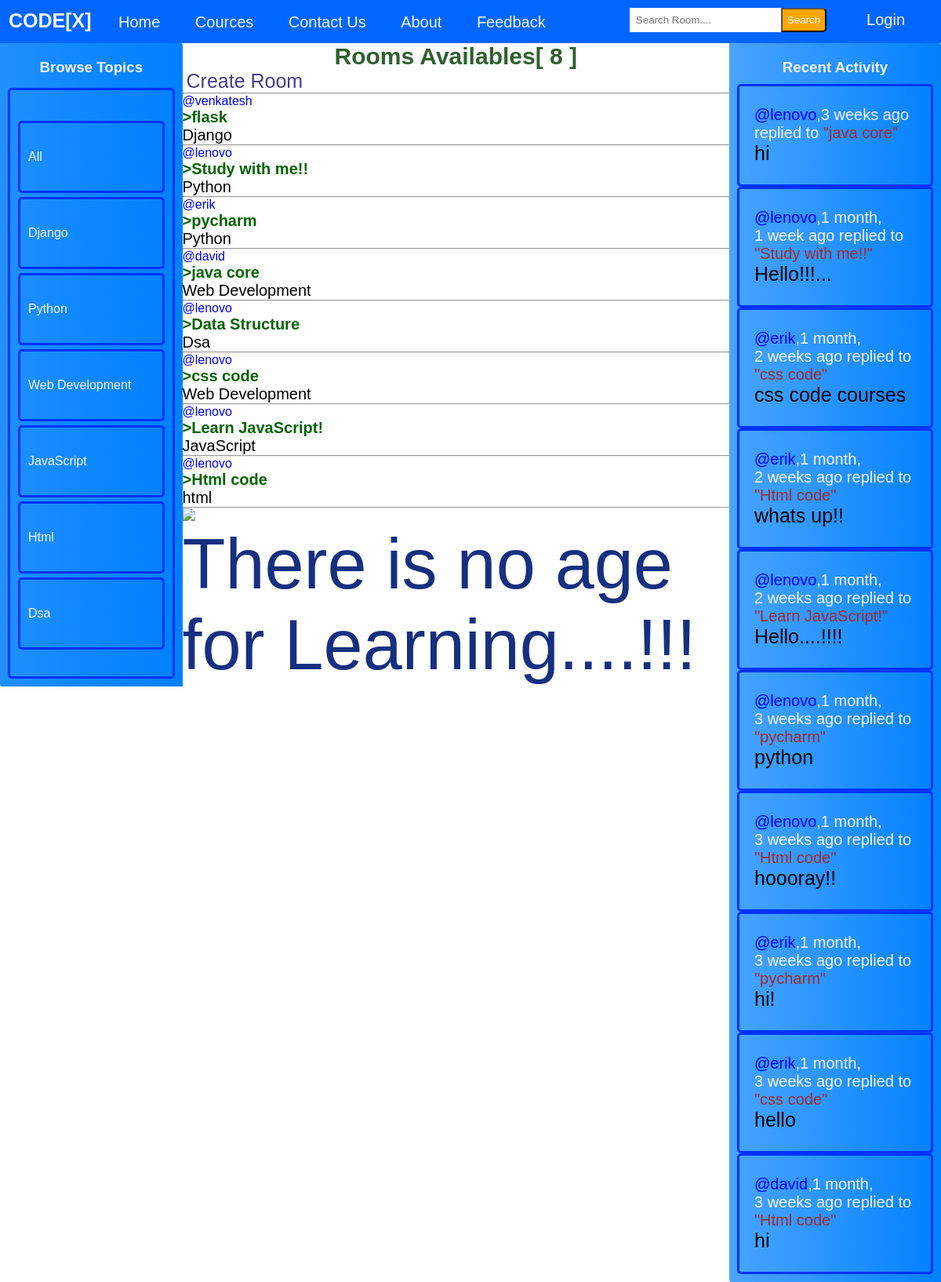
The page / on the database its author committed.
### base/models.py (models this page shows, shortened)
class Topic(models.Model):
    name = models.CharField(max_length=200)

class Room(models.Model):
    host =  models.ForeignKey(User, on_delete=models.SET_NULL,null=True)
    topic = models.ForeignKey(Topic, on_delete=models.SET_NULL,null=True)
    name =  models.CharField(max_length= 200)
    description = models.TextField(null= True, blank= True)
    participants= models.ManyToManyField(User, related_name='participants', blank=True)
    updated= models.DateTimeField(auto_now= True)
    created= models.DateTimeField(auto_now_add=True)
    class Meta:
        ordering = ['-updated','-created']
    def __str__(self):
        return self.name

class Message(models.Model):
    user= models.ForeignKey(User, on_delete=models.CASCADE)
    room = models.ForeignKey(Room, on_delete=models.CASCADE)
    body = models.TextField()
    updated= models.DateTimeField(auto_now= True)
    created = models.DateTimeField(auto_now_add=True)
    class Meta:
        ordering = ['-updated','-created']
    def __str__(self):
        return self.body[0:50]

### base/views.py (the view)
# urls.py: path('',views.home, name="home"),
def home(request):
    q = request.GET.get('q') if request.GET.get('q') != None else ''
    rooms = Room.objects.filter(
        Q(topic__name__icontains=q) |
        Q(name__icontains=q) |
        Q(description__icontains=q))
    room_count= rooms.count()
    topics = Topic.objects.all()
    room_message = Message.objects.filter(Q(room__topic__name__icontains=q))
    context = {'rooms': rooms ,'topics': topics,'room_count': room_count,'room_message': room_message}
    return render(request, 'base/home.html',context )

### base/templates/base/home.html (shortened to what this page needs)
{% extends 'main.html' %}
{% block content %}
<div class="home-container">
    <div>
       {% include 'base/topics_component.html' %}
    </div>
    <div class="centre">
        <h5 class="r_m">Rooms Availables[ {{room_count}} ]</h5>
        <a class="c_e" href = "{% url 'create-room' %}">Create Room</a>
        <hr>
        {% include 'base/feed_component.html' %}
        <img class="ph_3" src="static/images/photo3.jpg"/> <br>
        <figcaption class="captions">
            There is no age for Learning....!!!
        </figcaption>
    </div>
    <div>
        {% include 'base/activity_component.html' %}
    </div>
</div>
{% endblock content  %}

### base/templates/base/topics_component.html (shortened to what this page needs)
<div class="topic-container">
    <h3 class="t_o_p"> Browse Topics </h3>
    <div class="topic-name">
        <div>
            <a href="{%  url 'home' %}" class="topic-name" >All</a>
        </div>
        {% for topic in topics %}
        <div>
            <a href="{% url 'home' %}?q={{topic.name}}" class="topic-name">{{topic.name}}</a>
        </div>
        {% endfor %}
    </div>
</div>

### base/templates/base/feed_component.html (shortened to what this page needs)
<div>
    {% for room in rooms %}
    <div>
        <a href="{% url 'user-profile' room.host.id %}">@{{room.host.username}}</a>
        <h5><a style="color: darkgreen; font-size: 20px;" href= "{% url 'room' room.id %}">>{{room.name}}</a></h5>
        <small style="font-size: 20px;">{{room.topic.name}} </small>
        <hr>
    </div>
    {% endfor %}
</div>

### base/templates/base/activity_component.html (shortened to what this page needs)
<div class="recent-container">
    <h3 class="r_e_n"> Recent Activity </h3>
    {% for message in room_message %}
    <div class="message-container">
        <small class="m_e_s"><a class="m_u" href="{% url 'user-profile' message.user.id %}">@{{ message.user }}</a>,{{message.created|timesince}} ago replied to </small>
        <small class="m_r">"{{message.room}}"</small>
        <p class="m_">{{message}}</p>
    </div>
    {% endfor %}
</div>

### templates/main.html (style rules this page uses)
* { padding: 0; margin: 0; text-decoration: none; list-style-type: none; box-sizing: border-box; font-family: 'Nunito', sans-serif }
body { background-color:white; }

### base/templates/base/home.html (style rules this page uses)
.home-container { display: grid; grid-template-columns:1fr 3fr 1fr; padding: 0; }
.ph_3 { width: 750px; }
.captions { color: rgb(21, 48, 128); font-size: 90px; }
.r_m { font-size: 30px; color: rgba(22, 78, 22, 0.897); text-align: center; }
.c_e { color: darkslateblue; font-size: 25px; padding: 5px; }

### base/templates/base/topics_component.html (style rules this page uses)
.topic-container { background: linear-gradient(90deg, #0080ffde 0%, #0080ffef 43%,#0080FF 100%); border-radius: 0px 3px; padding: 10px; }
.t_o_p { padding: 10px; color: whitesmoke; text-align: center; }
.topic-name { display: block; color: whitesmoke; border: 3px solid #0033FF; padding: 34px 10px; border-radius: 5px; text-transform: capitalize; margin-top: 5px; }

### base/templates/base/activity_component.html (style rules this page uses)
.recent-container { background: linear-gradient(90deg, #0080ffb6 0%, #0080ffd3 43%,#0080FF 100%); border-radius: 0px 3px; padding: 10px; }
.message-container { display: block; border: 3px solid #0033FF; padding: 25px 19px; border-radius: 5px; width: 250px; }
.r_e_n { color: whitesmoke; text-align: center; padding: 10px; }
.m_e_s { color: whitesmoke; font-size: 20px; }
.m_r { color: brown; font-size: 20px; }
.m_u { color: blue; font-size: 20px; }
.m_ { font-size: 25px; }

### rows shown on the page
Topic: name "Django"
Topic: name "Python"
Topic: name "Web Development"
Topic: name "JavaScript"
Topic: name "Html"
Topic: name "Dsa"
Room: host.username "venkatesh", name "flask", topic.name "Django"
Room: host.username "lenovo", name "Study with me!!", topic.name "Python"
Room: host.username "erik", name "pycharm", topic.name "Python"
Room: host.username "david", name "java core", topic.name "Web Development"
Room: host.username "lenovo", name "Data Structure", topic.name "Dsa"
Room: host.username "lenovo", name "css code", topic.name "Web Development"
Room: host.username "lenovo", name "Learn JavaScript!", topic.name "JavaScript"
Room: host.username "lenovo", name "Html code", topic.name "html"
Message: user "lenovo", created "3 weeks", room "java core", body "hi"
Message: user "lenovo", created "1 month, 1 week", room "Study with me!!", body "Hello!!!..."
Message: user "erik", created "1 month, 2 weeks", room "css code", body "css code courses"
Message: user "erik", created "1 month, 2 weeks", room "Html code", body "whats up!!"
Message: user "lenovo", created "1 month, 2 weeks", room "Learn JavaScript!", body "Hello....!!!!"
Message: user "lenovo", created "1 month, 3 weeks", room "pycharm", body "python"
Message: user "lenovo", created "1 month, 3 weeks", room "Html code", body "hoooray!!"
Message: user "erik", created "1 month, 3 weeks", room "pycharm", body "hi!"
Message: user "erik", created "1 month, 3 weeks", room "css code", body "hello"
Message: user "david", created "1 month, 3 weeks", room "Html code", body "hi"

### other values the page prints
{{ room_count }} "8"
